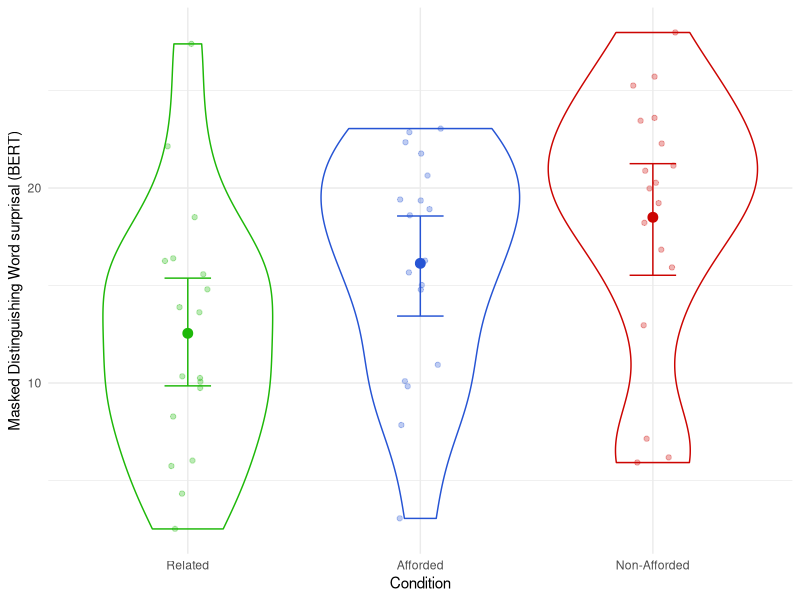
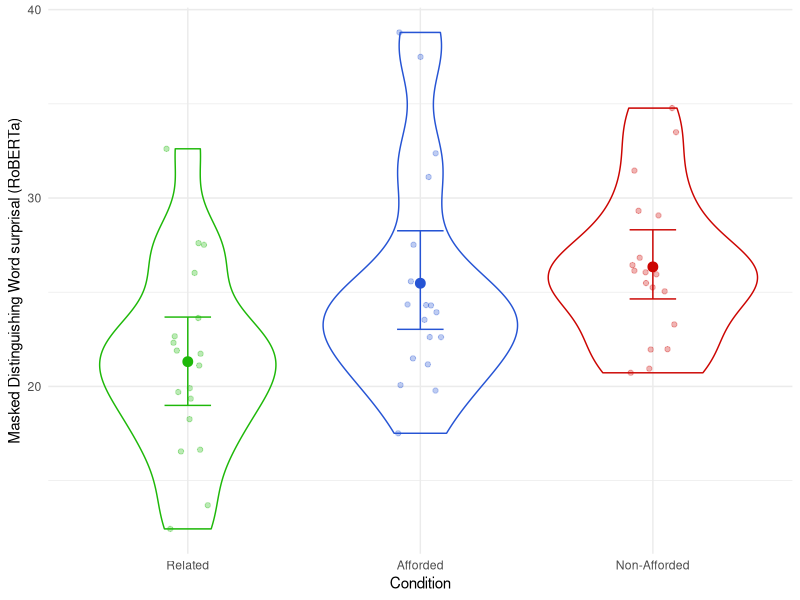
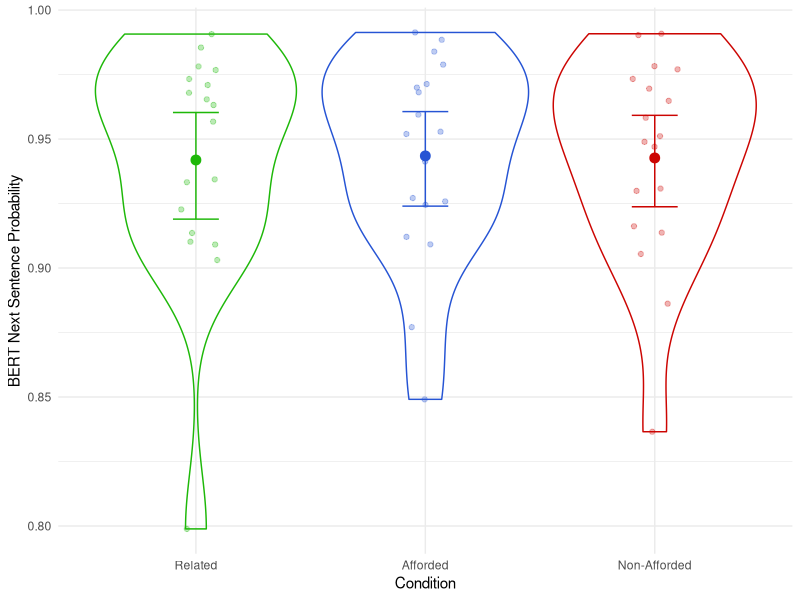
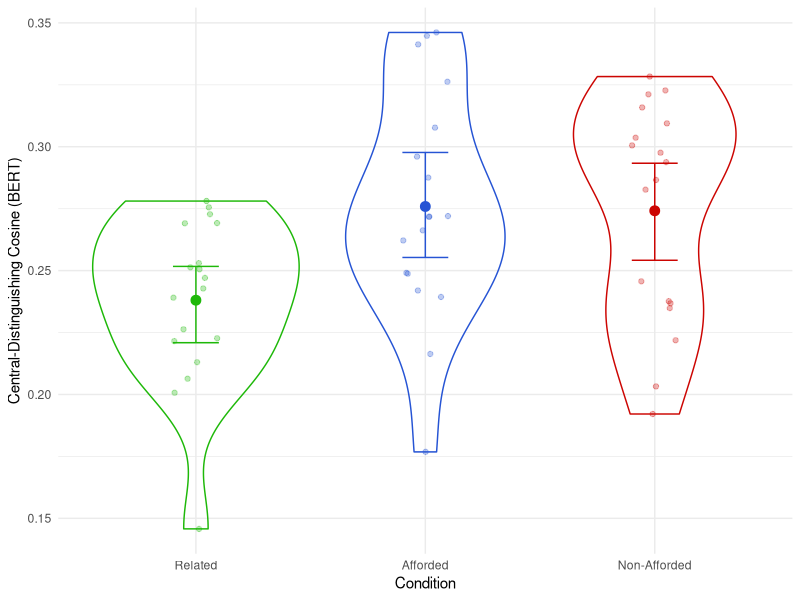
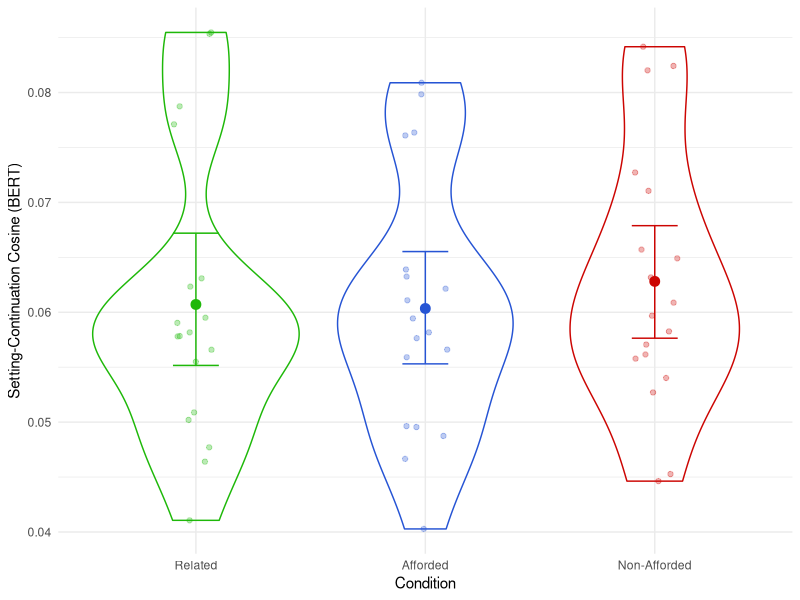
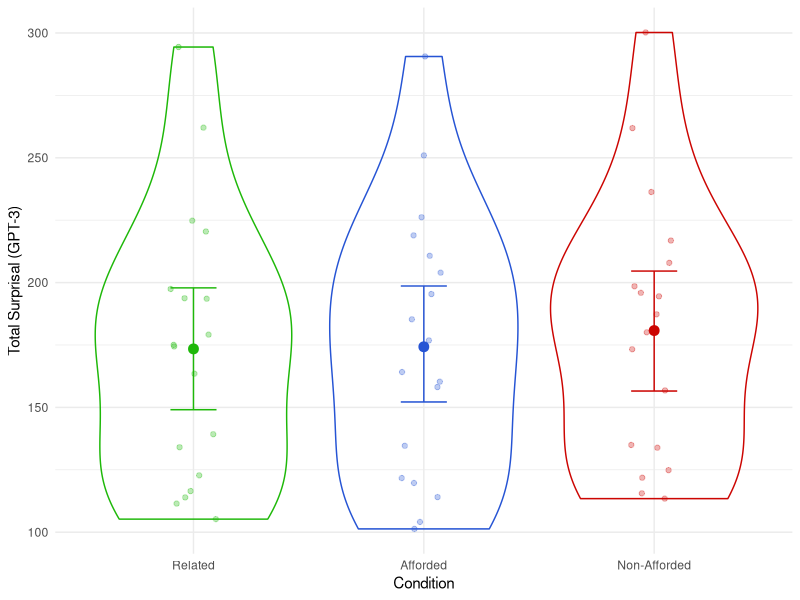

The R source for these figures, in order:
## ---- chunk 1
knitr::opts_chunk$set(echo = TRUE)
## ---- chunk 2
# Load packages
suppressMessages(library(tidyverse))
suppressMessages(library(lmerTest))

## ---- chunk 3
# Load and peek data
stimuli <- read.csv("../data/clean/stimuli_analysed.csv")

# Code condition as factor
stimuli$condition <- recode(stimuli$condition,
                            afforded = "Afforded",
                            nonafforded = "Non-Afforded",
                            related = "Related")

stimuli$condition <- factor(stimuli$condition, levels=c("Related", "Afforded", "Non-Afforded"))

# Analyse e1 and e2 separately
e1 <- stimuli %>% filter(experiment == 1)
e2 <- stimuli %>% filter(experiment == 2)

summary(stimuli)
## ---- chunk 4

e1 %>%
  ggplot(aes(x = condition, y = bert_mask_all_mean, color=condition)) +
  geom_point(position=position_jitter(width=0.1), alpha=0.3) + 
  stat_summary(fun.data="mean_cl_boot", geom="point", size=3) + 
  stat_summary(fun.data="mean_cl_boot", geom="errorbar", width=0.2) + 
  geom_violin(alpha=0) +
  theme_minimal() + 
  theme(
    legend.position = "none"
  ) +
  scale_color_manual("Condition",
     values = c("#1eb809", "#2654d4", "#cc0502")) + 
  labs(
    y = "Masked Distinguishing Word surprisal (BERT)",
    x = "Condition"
  )

## ---- chunk 5


e1 %>%
  ggplot(aes(x = condition, y = roberta_mask_all_mean, color=condition)) +
  geom_point(position=position_jitter(width=0.1), alpha=0.3) + 
  stat_summary(fun.data="mean_cl_boot", geom="point", size=3) + 
  stat_summary(fun.data="mean_cl_boot", geom="errorbar", width=0.2) + 
  geom_violin(alpha=0) +
  theme_minimal() + 
  theme(
    legend.position = "none"
  ) +
  scale_color_manual("Condition",
     values = c("#1eb809", "#2654d4", "#cc0502")) + 
  labs(
    y = "Masked Distinguishing Word surprisal (RoBERTa)",
    x = "Condition"
  )

## ---- chunk 6

# Comparison 1: Afforded to related
e1.aff.rel <- e1 %>% filter(condition %in% c("Afforded", "Related"))

m.aff.rel.bert.base <- lmer("bert_mask_all_mean ~ 1 + dw_freq_zipf + 
                            (1 | item)",
                            data=e1.aff.rel,
                            REML = F)
m.aff.rel.bert.full <- lmer("bert_mask_all_mean ~ condition + dw_freq_zipf + 
                            (1 | item)",
                            data=e1.aff.rel,
                            REML = F)

summary(m.aff.rel.bert.full)

a.aff.rel.bert <- anova(m.aff.rel.bert.base, m.aff.rel.bert.full)
a.aff.rel.bert

## ---- chunk 7

# RoBERTa

m.aff.rel.roberta.base <- lmer("roberta_mask_all_mean ~ 1 + dw_freq_zipf + 
                               (1 | item)",
                            data=e1.aff.rel,
                            REML = F)
m.aff.rel.roberta.full <- lmer("roberta_mask_all_mean ~ condition + dw_freq_zipf +
                               (1 | item)",
                            data=e1.aff.rel,
                            REML = F)

summary(m.aff.rel.roberta.full)

a.aff.rel.roberta <- anova(m.aff.rel.roberta.base, m.aff.rel.roberta.full)
a.aff.rel.roberta

## ---- chunk 8

# Comparison 2: Afforded to Non-Afforded
e1.aff.naff <- e1 %>% filter(condition %in% c("Afforded", "Non-Afforded"))

m.aff.naff.bert.base <- lmer("bert_mask_all_mean ~ 1 + dw_freq_zipf + 
                             (1 | item)",
                            data=e1.aff.naff,
                            REML = F)
m.aff.naff.bert.full <- lmer("bert_mask_all_mean ~ condition + dw_freq_zipf + 
                             (1 | item)",
                            data=e1.aff.naff,
                            REML = F)

summary(m.aff.naff.bert.full)

a.aff.naff.bert <- anova(m.aff.naff.bert.base, m.aff.naff.bert.full)
a.aff.naff.bert

## ---- chunk 9

# RoBERTa

m.aff.naff.roberta.base <- lmer("roberta_mask_all_mean ~ 1 + dw_freq_zipf + (1 | item)",
                            data=e1.aff.naff,
                            REML = F)
m.aff.naff.roberta.full <- lmer("roberta_mask_all_mean ~ condition + dw_freq_zipf +
                                (1 | item)",
                            data=e1.aff.naff,
                            REML = F)

summary(m.aff.naff.roberta.full)

a.aff.naff.roberta <- anova(m.aff.naff.roberta.base, m.aff.naff.roberta.full)
a.aff.naff.roberta

## ---- chunk 10


e1 %>%
  ggplot(aes(x = condition, y = bert_nsp, color=condition)) +
  geom_point(position=position_jitter(width=0.1), alpha=0.3) + 
  stat_summary(fun.data="mean_cl_boot", geom="point", size=3) + 
  stat_summary(fun.data="mean_cl_boot", geom="errorbar", width=0.2) + 
  geom_violin(alpha=0) +
  theme_minimal() + 
  theme(
    legend.position = "none"
  ) +
  scale_color_manual("Condition",
     values = c("#1eb809", "#2654d4", "#cc0502")) + 
  labs(
    y = "BERT Next Sentence Probability",
    x = "Condition"
  )


## ---- chunk 11

m.aff.rel.bert.nsp.base <- lmer("bert_nsp ~ 1 + dw_freq_zipf + (1 | item)",
                            data=e1.aff.rel,
                            REML = F)
m.aff.rel.bert.nsp.full <- lmer("bert_nsp ~ condition + dw_freq_zipf + (1 | item)",
                            data=e1.aff.rel,
                            REML = F)

summary(m.aff.rel.bert.nsp.full)

a.aff.rel.bert.nsp <- anova(m.aff.rel.bert.nsp.base, m.aff.rel.bert.nsp.full)
a.aff.rel.bert.nsp

## ---- chunk 12

m.aff.naff.bert.nsp.base <- lmer("bert_nsp ~ 1 + dw_freq_zipf + (1 | item)",
                            data=e1.aff.naff,
                            REML = F)
m.aff.naff.bert.nsp.full <- lmer("bert_nsp ~ condition + dw_freq_zipf + (1 | item)",
                            data=e1.aff.naff,
                            REML = F)

summary(m.aff.naff.bert.nsp.full)

a.aff.naff.bert.nsp <- anova(m.aff.naff.bert.nsp.base, m.aff.naff.bert.nsp.full)
a.aff.naff.bert.nsp

## ---- chunk 13

e1 %>%
  ggplot(aes(x = condition, y = cd_cosine_bert_ln2, color=condition)) +
  geom_point(position=position_jitter(width=0.1), alpha=0.3) + 
  stat_summary(fun.data="mean_cl_boot", geom="point", size=3) + 
  stat_summary(fun.data="mean_cl_boot", geom="errorbar", width=0.2) + 
  geom_violin(alpha=0) +
  theme_minimal() + 
  theme(
    legend.position = "none"
  ) +
  scale_color_manual("Condition",
     values = c("#1eb809", "#2654d4", "#cc0502")) + 
  labs(
    y = "Central-Distinguishing Cosine (BERT)",
    x = "Condition"
  )

## ---- chunk 14

# Comparison 1: Afforded to related
m.aff.rel.cd_cosine_bert_ln2.base <- lmer("cd_cosine_bert_ln2 ~ 1 + dw_freq_zipf + 
                                          (1 | item)",
                            data=e1.aff.rel,
                            REML = F)
m.aff.rel.cd_cosine_bert_ln2.full <- lmer("cd_cosine_bert_ln2 ~ condition +
                                          dw_freq_zipf + (1 | item)",
                            data=e1.aff.rel,
                            REML = F)

summary(m.aff.rel.cd_cosine_bert_ln2.full)

a.aff.rel.cd_cosine_bert_ln2 <- anova(m.aff.rel.cd_cosine_bert_ln2.base, m.aff.rel.cd_cosine_bert_ln2.full)

a.aff.rel.cd_cosine_bert_ln2

## ---- chunk 15

# Comparison 1: Afforded to related
m.aff.naff.cd_cosine_bert_ln2.base <- lmer("cd_cosine_bert_ln2 ~ dw_freq_zipf + 
                                           (1 | item)",
                            data=e1.aff.naff,
                            REML = F)
m.aff.naff.cd_cosine_bert_ln2.full <- lmer("cd_cosine_bert_ln2 ~ condition +
                                           dw_freq_zipf + (1 | item)",
                            data=e1.aff.naff,
                            REML = F)

summary(m.aff.naff.cd_cosine_bert_ln2.full)

a.aff.naff.cd_cosine_bert_ln2 <- anova(m.aff.naff.cd_cosine_bert_ln2.base, m.aff.naff.cd_cosine_bert_ln2.full)

a.aff.naff.cd_cosine_bert_ln2

## ---- chunk 16

e1 %>%
  ggplot(aes(x = condition, y = sc_cosine_bert_ln2, color=condition)) +
  geom_point(position=position_jitter(width=0.1), alpha=0.3) + 
  stat_summary(fun.data="mean_cl_boot", geom="point", size=3) + 
  stat_summary(fun.data="mean_cl_boot", geom="errorbar", width=0.2) + 
  geom_violin(alpha=0) +
  theme_minimal() + 
  theme(
    legend.position = "none"
  ) +
  scale_color_manual("Condition",
     values = c("#1eb809", "#2654d4", "#cc0502")) + 
  labs(
    y = "Setting-Continuation Cosine (BERT)",
    x = "Condition"
  )

## ---- chunk 17

# Comparison 1: Afforded to related
m.aff.rel.sc_cosine_bert_ln2.base <- lmer("sc_cosine_bert_ln2 ~ 1 + dw_freq_zipf + 
                                          (1 | item)",
                            data=e1.aff.rel,
                            REML = F)
m.aff.rel.sc_cosine_bert_ln2.full <- lmer("sc_cosine_bert_ln2 ~ condition +
                                          dw_freq_zipf + (1 | item)",
                            data=e1.aff.rel,
                            REML = F)

summary(m.aff.rel.sc_cosine_bert_ln2.full)

a.aff.rel.sc_cosine_bert_ln2 <- anova(m.aff.rel.sc_cosine_bert_ln2.base, m.aff.rel.sc_cosine_bert_ln2.full)

a.aff.rel.sc_cosine_bert_ln2

## ---- chunk 18

# Comparison 1: Afforded to related
m.aff.naff.sc_cosine_bert_ln2.base <- lmer("sc_cosine_bert_ln2 ~ dw_freq_zipf + 
                                           (1 | item)",
                            data=e1.aff.naff,
                            REML = F)
m.aff.naff.sc_cosine_bert_ln2.full <- lmer("sc_cosine_bert_ln2 ~ condition +
                                           dw_freq_zipf + (1 | item)",
                            data=e1.aff.naff,
                            REML = F)

summary(m.aff.naff.sc_cosine_bert_ln2.full)

a.aff.naff.sc_cosine_bert_ln2 <- anova(m.aff.naff.sc_cosine_bert_ln2.base, m.aff.naff.sc_cosine_bert_ln2.full)

a.aff.naff.sc_cosine_bert_ln2

## ---- chunk 19

e1 %>%
  ggplot(aes(x = condition, y = gpt3_davinci_spl, color=condition)) +
  geom_point(position=position_jitter(width=0.1), alpha=0.3) + 
  stat_summary(fun.data="mean_cl_boot", geom="point", size=3) + 
  stat_summary(fun.data="mean_cl_boot", geom="errorbar", width=0.2) + 
  geom_violin(alpha=0) +
  theme_minimal() + 
  theme(
    legend.position = "none"
  ) +
  scale_color_manual("Condition",
     values = c("#1eb809", "#2654d4", "#cc0502")) + 
  labs(
    y = "Total Surprisal (GPT-3)",
    x = "Condition"
  )

## ---- chunk 20

# Comparison 1: Afforded to related
m.aff.rel.gpt3_davinci_spl.base <- lmer("gpt3_davinci_spl ~ 1 + dw_freq_zipf + 
                                          (1 | item)",
                            data=e1.aff.rel,
                            REML = F)
m.aff.rel.gpt3_davinci_spl.full <- lmer("gpt3_davinci_spl ~ condition +
                                          dw_freq_zipf + (1 | item)",
                            data=e1.aff.rel,
                            REML = F)

summary(m.aff.rel.gpt3_davinci_spl.full)

a.aff.rel.gpt3_davinci_spl <- anova(m.aff.rel.gpt3_davinci_spl.base, m.aff.rel.gpt3_davinci_spl.full)

a.aff.rel.gpt3_davinci_spl

## ---- chunk 21

# Comparison 1: Afforded to related
m.aff.naff.gpt3_davinci_spl.base <- lmer("gpt3_davinci_spl ~ dw_freq_zipf + 
                                           (1 | item)",
                            data=e1.aff.naff,
                            REML = F)
m.aff.naff.gpt3_davinci_spl.full <- lmer("gpt3_davinci_spl ~ condition +
                                           dw_freq_zipf + (1 | item)",
                            data=e1.aff.naff,
                            REML = F)

summary(m.aff.naff.gpt3_davinci_spl.full)

a.aff.naff.gpt3_davinci_spl <- anova(m.aff.naff.gpt3_davinci_spl.base, m.aff.naff.gpt3_davinci_spl.full)

a.aff.naff.gpt3_davinci_spl

## ---- chunk 22

# Comparison 1: Afforded to related
m.aff.naff.gpt3_ada_spl.base <- lmer("gpt3_ada_spl ~ dw_freq_zipf + 
                                           (1 | item)",
                            data=e1.aff.naff,
                            REML = F)
m.aff.naff.gpt3_ada_spl.full <- lmer("gpt3_ada_spl ~ condition +
                                           dw_freq_zipf + (1 | item)",
                            data=e1.aff.naff,
                            REML = F)

summary(m.aff.naff.gpt3_ada_spl.full)

anova(m.aff.naff.gpt3_ada_spl.base, m.aff.naff.gpt3_ada_spl.full)

## ---- chunk 23

pvals.aff.naff <- c(a.aff.naff.bert$`Pr(>Chisq)`[2],
                    a.aff.naff.roberta$`Pr(>Chisq)`[2],
                    a.aff.naff.bert.nsp$`Pr(>Chisq)`[2],
                    a.aff.naff.cd_cosine_bert_ln2$`Pr(>Chisq)`[2],
                    a.aff.naff.sc_cosine_bert_ln2$`Pr(>Chisq)`[2],
                    a.aff.naff.gpt3_davinci_spl$`Pr(>Chisq)`[2])

pvals.aff.rel <- c(a.aff.rel.bert$`Pr(>Chisq)`[2],
                    a.aff.rel.roberta$`Pr(>Chisq)`[2],
                    a.aff.rel.bert.nsp$`Pr(>Chisq)`[2],
                    a.aff.rel.cd_cosine_bert_ln2$`Pr(>Chisq)`[2],
                    a.aff.rel.sc_cosine_bert_ln2$`Pr(>Chisq)`[2],
                    a.aff.rel.gpt3_davinci_spl$`Pr(>Chisq)`[2])

pvals.aff.rel <- round(pvals.aff.rel, 3)
pvals.aff.naff <- round(pvals.aff.naff, 3)

models <- c("BERT", "RoBERTa", "BERT", "BERT", "BERT", "GPT-3")

methods <- c("Masked LM", "Masked LM", "NSP", "C-D Cosine", "S-C Cosine", "Total surprisal")

summary <- data.frame(methods, models, pvals.aff.rel, pvals.aff.naff)
       
colnames(summary) <- c("Method", "Model", "Aff/Rel p-val", "Aff/N-Aff p-val")             

summary
